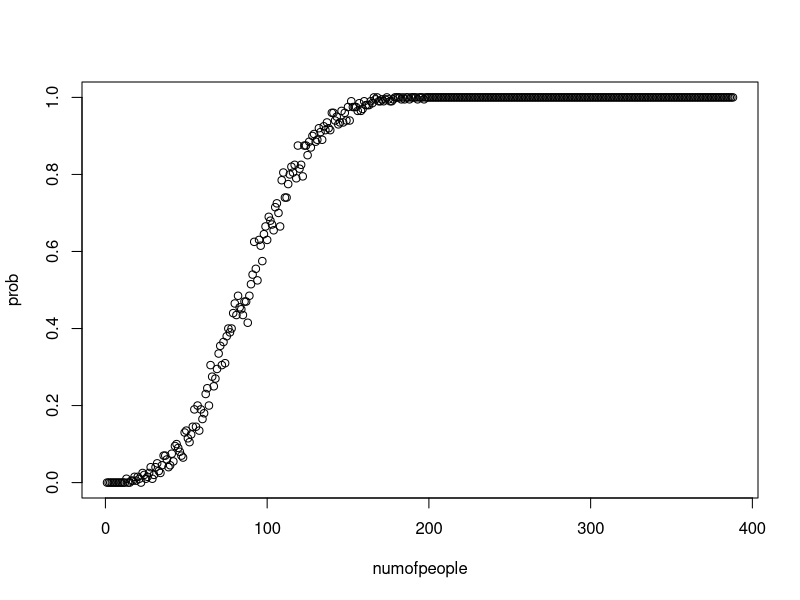
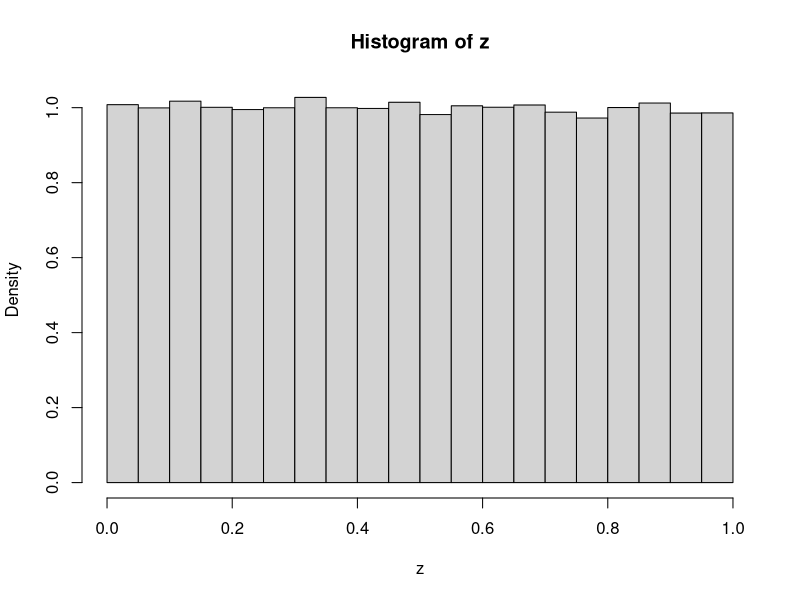
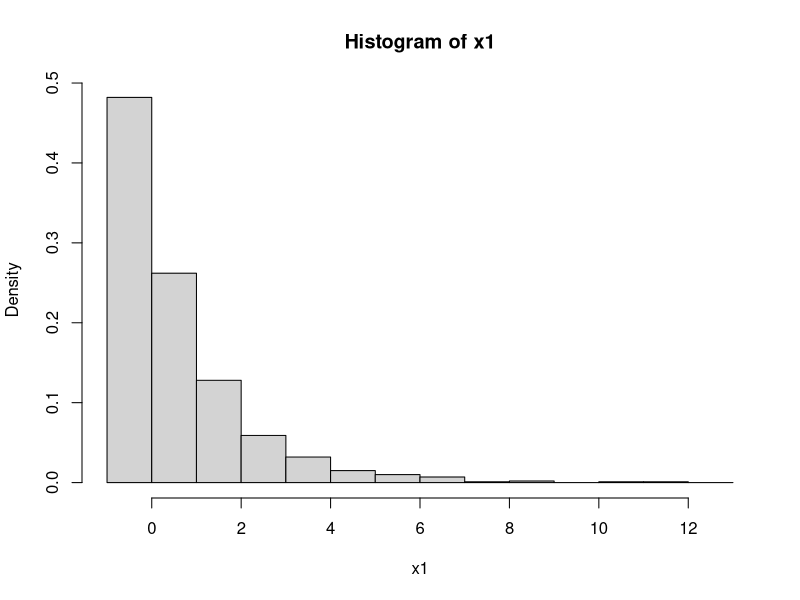
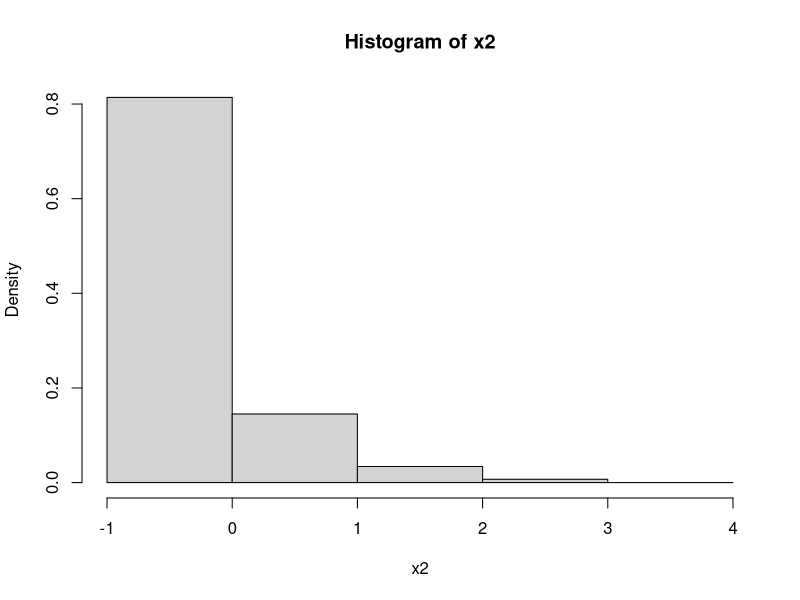

Generate these figures, in order, with R:
## ---- chunk 1
knitr::opts_chunk$set(echo = TRUE)
## ---- chunk 2
match <-function(n){
  x = sample(365,n, replace=TRUE)
  N=0
  date=0
  while(N <3 && date < 366){
    date <- date+1
    N = sum(x==date)
  }
  sum(N>2)
  }
## ---- chunk 3
prob= c(0,0)
  for ( n in 3:388){
    prob <- c(prob, mean(replicate(200, match(n) ) ) )
  }
numofpeople = seq(1,388, by=1)
plot(numofpeople, prob)
## ---- chunk 4
probb=0
argprob=0
while(probb <0.5){
  argprob <- argprob +1
  probb <- prob[argprob]
}

argprob

## ---- chunk 5
x=read.delim("pi6.txt", header=FALSE, sep="")
z = c(10^{-10}*x[1,1], 10^{-10}*x[1,2], 10^{-10}*x[1,3], 10^{-10}*x[1,4], 10^{-10}*x[1,5])
for (i in 2:20099){
     z <- c(z, 10^{-10}*x[i,1], 10^{-10}*x[i,2], 10^{-10}*x[i,3], 10^{-10}*x[i,4], 10^{-10}*x[i,5])
}
length(z)
z[1]
z[length(z)]
z <-na.omit(z)
length(z)
format(z[1], nsmall=10)
mean(z)
var(z)
hist(z, prob=TRUE)
## ---- chunk 6
Q <- matrix(c(-5,2,3, 2,-3,1, 2,6,-8), nrow =3)
Q = t(Q)
Q
## ---- chunk 7
counterr =0

example <- function(t){
counterr <<- counterr +1

t+5
}

example(1)
example(10)
counterr
## ---- chunk 8
library("pracma")
Y = t(Q)
stat=nullspace(Y)
stat = stat/ sum(stat)
stat
## ---- chunk 9
randpi <- z


jump <- function(i){
  q = Q[i,]
  clocks = c( -log(1- randpi[1] ) / q[1]    , -log(1- randpi[2] ) / q[2], -log(1- randpi[3] ) / q[3]  )
clocks[i] = Inf
j=which.min(clocks)
time = clocks[j]
randpi <<-randpi[-1]
randpi <<-randpi[-1]
randpi <<-randpi[-1]
c(j,time)
}
## ---- chunk 10
runMC <- function(x){
  i = x[1]
  t = x[2]
  totaltime=0
  while(totaltime < t){
    new = jump(i)
  totaltime = new[2] + totaltime
  if(totaltime < t ){ i <- new[1] }
  }
i
}
## ---- chunk 11
y = replicate(200, runMC(c(3,35)))
av= c( sum(y==1)/200, sum(y==2)/200, sum(y==3)/200)
av
length(randpi)
## ---- chunk 12
av-stat
## ---- chunk 13
num <-function(t){
  inter = rexp(1,1)
  arr = inter
  

  
  while(t > arr[length(arr)]){
    inter <-c(inter, rexp(1,1))
    arr <- cumsum(inter)
}
  
  L = length(inter)
  service = rexp(L, 2)
  
    
 output <- arr[1] + service[1]
for (i in 1:(L-1) ) {
if (arr[i+1] < output[i]){output <- c(output, output[i] + service[i+1])}
if (arr[i+1] > output[i]){output <- c(output, arr[i+1] + service[i+1])}
}   
output <- output[-L]



arr2 = output[output <t]
L2=length(arr2)
service2 = rexp(L,5)

output2 <- arr2[1] + service2[1]

for (i in 1:(L2-1) ) {
if (arr2[i+1] < output2[i]){output2 <- c(output2, output2[i] + service2[i+1])}
if (arr2[i+1] > output2[i]){output2 <- c(output2, arr2[i+1] + service2[i+1])}
}   





n1=sum(output >t)
n2=sum(output2 >t)

c(n1, n2)
}
## ---- chunk 14
x= replicate(1000, num(600))
x1 = x[1,]
x2 = x[2,]
b1 = seq(-1,max(x1)+1, by=1)
b2 = seq(-1,max(x2)+1, by=1)
hist(x1, prob=TRUE, breaks=b1)
hist(x2, prob=TRUE, breaks=b2)
## ---- chunk 15

p1=1-1/2
p2 = 1-1/5

mean(x1) - (  (1-p1)/p1 )
testt1= c(sum(x1==0)/1000 - dgeom(0,p1),sum(x1==1)/1000 - dgeom(1,p1)
         ,sum(x1==2)/1000 - dgeom(2,p1),sum(x1==3)/1000 - dgeom(3,p1),
sum(x1==4)/1000 - dgeom(4,p1))

mean(x2) - (  (1-p2)/p2 )
testt2= c(sum(x2==0)/1000 - dgeom(0,p2),sum(x2==1)/1000 - dgeom(1,p2)
         ,sum(x2==2)/1000 - dgeom(2,p2),sum(x2==3)/1000 - dgeom(3,p2),
sum(x2==4)/1000 - dgeom(4,p2))


testt1
testt2
## ---- chunk 16


productc <-function(j){
  a=j[1]
  b=j[2]
  
num=0
for (i in 1:1000){
if (x1[i]==a && x2[i]==b){
num <- num+1}
}

num/1000 - dgeom(a,p1)*dgeom(b,p2)
  }

errors = c( productc(c(0,0)),productc(c(0,1)),productc(c(0,2)),productc(c(1,0)),productc(c(2,0)),productc(c(3,0)),
productc(c(2,2)),productc(c(1,1)),productc(c(2,3)),productc(c(2,4)) )

errors



